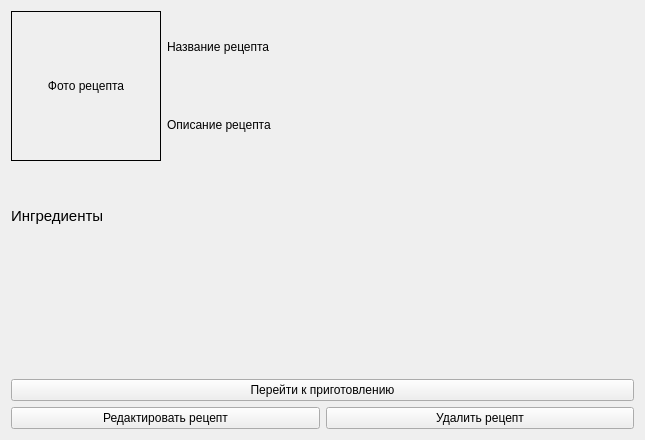
<?xml version="1.0" encoding="UTF-8"?>
<ui version="4.0">
 <class>RecipeViewer</class>
 <widget class="QWidget" name="RecipeViewer">
  <property name="geometry">
   <rect>
    <x>0</x>
    <y>0</y>
    <width>645</width>
    <height>440</height>
   </rect>
  </property>
  <property name="sizePolicy">
   <sizepolicy hsizetype="Preferred" vsizetype="Preferred">
    <horstretch>0</horstretch>
    <verstretch>0</verstretch>
   </sizepolicy>
  </property>
  <property name="windowTitle">
   <string>Просмотр блюда</string>
  </property>
  <layout class="QVBoxLayout" name="verticalLayout_2">
   <item>
    <layout class="QHBoxLayout" name="horizontalLayout">
     <item>
      <widget class="QLabel" name="photoLabel">
       <property name="minimumSize">
        <size>
         <width>150</width>
         <height>150</height>
        </size>
       </property>
       <property name="maximumSize">
        <size>
         <width>150</width>
         <height>150</height>
        </size>
       </property>
       <property name="frameShape">
        <enum>QFrame::Panel</enum>
       </property>
       <property name="text">
        <string>Фото рецепта</string>
       </property>
       <property name="alignment">
        <set>Qt::AlignCenter</set>
       </property>
       <property name="margin">
        <number>0</number>
       </property>
      </widget>
     </item>
     <item>
      <layout class="QVBoxLayout" name="verticalLayout">
       <item>
        <widget class="QLabel" name="recipeNameLabel">
         <property name="text">
          <string>Название рецепта</string>
         </property>
        </widget>
       </item>
       <item>
        <widget class="QLabel" name="recipeDescriptionLabel">
         <property name="sizePolicy">
          <sizepolicy hsizetype="Preferred" vsizetype="Preferred">
           <horstretch>0</horstretch>
           <verstretch>0</verstretch>
          </sizepolicy>
         </property>
         <property name="text">
          <string>Описание рецепта</string>
         </property>
         <property name="wordWrap">
          <bool>true</bool>
         </property>
        </widget>
       </item>
      </layout>
     </item>
    </layout>
   </item>
   <item>
    <spacer name="verticalSpacer_2">
     <property name="orientation">
      <enum>Qt::Vertical</enum>
     </property>
     <property name="sizeType">
      <enum>QSizePolicy::Maximum</enum>
     </property>
     <property name="sizeHint" stdset="0">
      <size>
       <width>20</width>
       <height>40</height>
      </size>
     </property>
    </spacer>
   </item>
   <item>
    <widget class="QLabel" name="label_4">
     <property name="font">
      <font>
       <pointsize>11</pointsize>
      </font>
     </property>
     <property name="text">
      <string>Ингредиенты</string>
     </property>
    </widget>
   </item>
   <item>
    <layout class="QVBoxLayout" name="ingredientsList"/>
   </item>
   <item>
    <spacer name="verticalSpacer">
     <property name="orientation">
      <enum>Qt::Vertical</enum>
     </property>
     <property name="sizeHint" stdset="0">
      <size>
       <width>20</width>
       <height>40</height>
      </size>
     </property>
    </spacer>
   </item>
   <item>
    <widget class="QPushButton" name="toStepsViewerButton">
     <property name="text">
      <string>Перейти к приготовлению</string>
     </property>
    </widget>
   </item>
   <item>
    <layout class="QHBoxLayout" name="horizontalLayout_2">
     <item>
      <widget class="QPushButton" name="recipeEditButton">
       <property name="text">
        <string>Редактировать рецепт</string>
       </property>
      </widget>
     </item>
     <item>
      <widget class="QPushButton" name="recipeDeleteButton">
       <property name="text">
        <string>Удалить рецепт</string>
       </property>
      </widget>
     </item>
    </layout>
   </item>
  </layout>
 </widget>
 <resources/>
 <connections/>
</ui>
